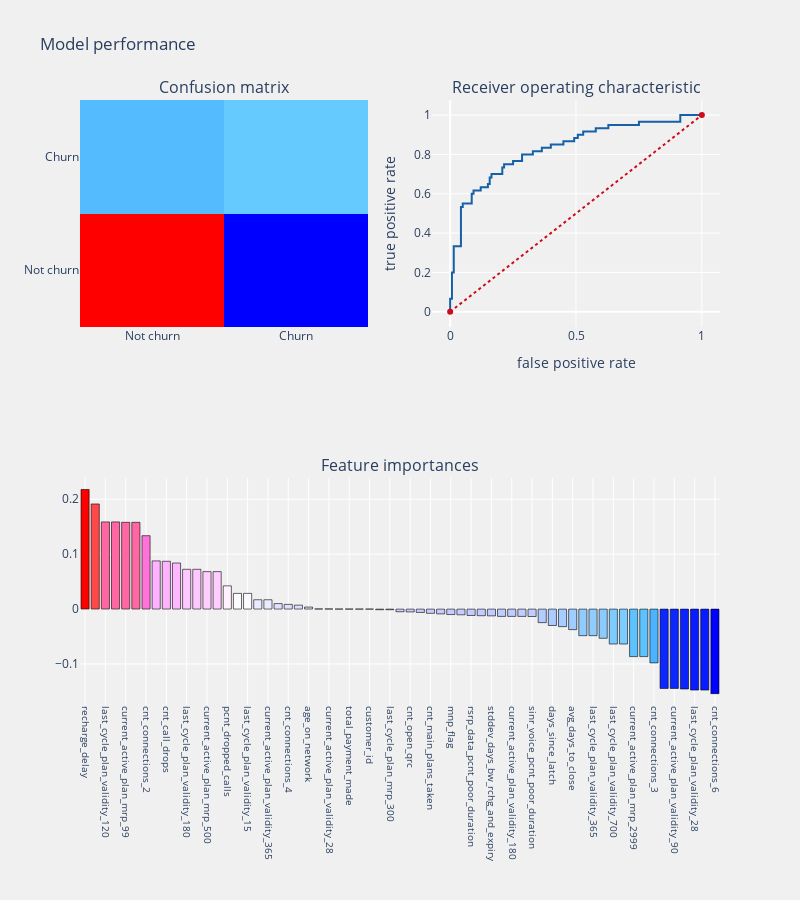

Write notebook code for a chart like this one.
### Markdown cell above
# Logistic Regression

### Code cell
from sklearn.linear_model import LogisticRegression

#Baseline model        
logit = LogisticRegression(C=1.0, class_weight=None, dual=False, fit_intercept=True,
                           intercept_scaling=1, max_iter=100, multi_class='ovr', n_jobs=1,
                           penalty='l2', random_state=None, solver='liblinear', tol=0.0001,
                           verbose=0, warm_start=False)

telecom_churn_prediction(logit, x_train, x_test, y_train, y_test, "coefficients", threshold_plot=True)

### Figure 1 — Plotly figure (JSON) as saved in the notebook; plotly's stock layout.template omitted (floating-point values rounded to 4 significant figures)
{"data": [{"colorscale": [[0, "rgb(0,0,255)"], [0.1, "rgb(51,153,255)"], [0.2, "rgb(102,204,255)"], [0.3, "rgb(153,204,255)"], [0.4, "rgb(204,204,255)"], [0.5, "rgb(255,255,255)"], [0.6, "rgb(255,204,255)"], [0.7, "rgb(255,153,255)"], [0.8, "rgb(255,102,204)"], [0.9, "rgb(255,102,102)"], [1, "rgb(255,0,0)"]], "name": "Confusion matrix", "showscale": false, "type": "heatmap", "x": ["Not churn", "Churn"], "xaxis": "x", "y": ["Not churn", "Churn"], "yaxis": "y", "z": [[133, 7], [28, 32]]}, {"line": {"color": "rgb(22, 96, 167)", "width": 2}, "name": "Roc: 0.7416666666666666", "type": "scatter", "x": [0, 0, 0, 0.007143, 0.007143, 0.01429, 0.01429, 0.04286, 0.04286, 0.05, 0.05, 0.08571, 0.08571, 0.09286, 0.09286, 0.1214, 0.1214, 0.15, 0.15, 0.1571, 0.1571, 0.1643, 0.1643, 0.2071, 0.2071, 0.2143, 0.2143, 0.25, 0.25, 0.2857, 0.2857, 0.3286, 0.3286, 0.3643, 0.3643, 0.4, 0.4, 0.45, 0.45, 0.4929, 0.4929, 0.5071, 0.5071, 0.5286, 0.5286, 0.5786, 0.5786, 0.6286, 0.6286, 0.75, 0.75, 0.9143, 0.9143, 1], "xaxis": "x2", "y": [0, 0.01667, 0.06667, 0.06667, 0.2, 0.2, 0.3333, 0.3333, 0.5333, 0.5333, 0.55, 0.55, 0.6, 0.6, 0.6167, 0.6167, 0.6333, 0.6333, 0.65, 0.65, 0.6833, 0.6833, 0.7, 0.7, 0.7333, 0.7333, 0.75, 0.75, 0.7667, 0.7667, 0.8, 0.8, 0.8167, 0.8167, 0.8333, 0.8333, 0.85, 0.85, 0.8667, 0.8667, 0.8833, 0.8833, 0.9, 0.9, 0.9167, 0.9167, 0.9333, 0.9333, 0.95, 0.95, 0.9667, 0.9667, 1, 1], "yaxis": "y2"}, {"line": {"color": "rgb(205, 12, 24)", "dash": "dot", "width": 2}, "type": "scatter", "x": [0, 1], "xaxis": "x2", "y": [0, 1], "yaxis": "y2"}, {"marker": {"color": [0.2178, 0.1914, 0.1587, 0.1587, 0.158, 0.158, 0.1336, 0.0877, 0.08702, 0.08382, 0.07242, 0.07242, 0.06819, 0.06819, 0.04225, 0.02856, 0.02856, 0.01692, 0.01692, 0.009938, 0.008528, 0.007119, 0.003643, 0.0002812, 0.0002812, 4.151e-05, -5.986e-07, -4.165e-05, -7.558e-05, -0.001177, -0.001177, -0.004911, -0.005209, -0.006163, -0.007817, -0.008771, -0.009988, -0.01047, -0.01169, -0.01212, -0.01243, -0.01337, -0.01337, -0.01337, -0.01357, -0.02471, -0.02991, -0.03198, -0.03747, -0.04844, -0.04844, -0.05324, -0.06364, -0.06364, -0.08656, -0.08656, -0.09801, -0.1445, -0.1445, -0.1456, -0.1475, -0.1475, -0.154], "colorscale": [[0, "rgb(0,0,255)"], [0.1, "rgb(51,153,255)"], [0.2, "rgb(102,204,255)"], [0.3, "rgb(153,204,255)"], [0.4, "rgb(204,204,255)"], [0.5, "rgb(255,255,255)"], [0.6, "rgb(255,204,255)"], [0.7, "rgb(255,153,255)"], [0.8, "rgb(255,102,204)"], [0.9, "rgb(255,102,102)"], [1, "rgb(255,0,0)"]], "line": {"color": "black", "width": 0.6}}, "name": "coefficients", "type": "bar", "x": ["recharge_delay", "cnt_connections_1", "last_cycle_plan_validity_120", "last_cycle_plan_mrp_500", "current_active_plan_mrp_99", "current_active_plan_validity_15", "cnt_connections_2", "cnt_connections_5", "cnt_call_drops", "ownership", "last_cycle_plan_validity_180", "last_cycle_plan_mrp_999", "current_active_plan_mrp_500", "current_active_plan_validity_120", "pcnt_dropped_calls", "last_cycle_plan_mrp_99", "last_cycle_plan_validity_15", "current_active_plan_mrp_1500", "current_active_plan_validity_365", "rsrp_voice_pcnt_poor_duration", "cnt_connections_4", "sinr_data_pcnt_poor_duration", "age_on_network", "current_active_plan_mrp_128", "current_active_plan_validity_28", "total_main_plans_mrp", "total_payment_made", "total_addon_plans_mrp", "customer_id", "last_cycle_plan_validity_90", "last_cycle_plan_mrp_300", "cnt_rchg_offline", "cnt_open_qrc", "cnt_rchg_on_or_before_expiry", "cnt_main_plans_taken", "mean_cqi_voice_pcnt_poor_duration", "mnp_flag", "cnt_addon_plans_taken", "rsrp_data_pcnt_poor_duration", "cnt_rchg_after_expiry", "stddev_days_bw_rchg_and_expiry", "current_active_plan_mrp_999", "current_active_plan_validity_180", "cnt_rchg_online", "sinr_voice_pcnt_poor_duration", "cnt_connections_7", "days_since_latch", "avg_days_bw_rchg_and_expiry", "avg_days_to_close", "last_cycle_plan_mrp_1500", "last_cycle_plan_validity_365", "activation_plan_code", "last_cycle_plan_validity_700", "last_cycle_plan_mrp_2999", "current_active_plan_mrp_2999", "current_active_plan_validity_700", "cnt_connections_3", "current_active_plan_mrp_300", "current_active_plan_validity_90", "cnt_connections_8", "last_cycle_plan_validity_28", "last_cycle_plan_mrp_128", "cnt_connections_6"], "xaxis": "x3", "y": [0.2178, 0.1914, 0.1587, 0.1587, 0.158, 0.158, 0.1336, 0.0877, 0.08702, 0.08382, 0.07242, 0.07242, 0.06819, 0.06819, 0.04225, 0.02856, 0.02856, 0.01692, 0.01692, 0.009938, 0.008528, 0.007119, 0.003643, 0.0002812, 0.0002812, 4.151e-05, -5.986e-07, -4.165e-05, -7.558e-05, -0.001177, -0.001177, -0.004911, -0.005209, -0.006163, -0.007817, -0.008771, -0.009988, -0.01047, -0.01169, -0.01212, -0.01243, -0.01337, -0.01337, -0.01337, -0.01357, -0.02471, -0.02991, -0.03198, -0.03747, -0.04844, -0.04844, -0.05324, -0.06364, -0.06364, -0.08656, -0.08656, -0.09801, -0.1445, -0.1445, -0.1456, -0.1475, -0.1475, -0.154], "yaxis": "y3"}], "layout": {"annotations": [{"font": {"size": 16}, "showarrow": false, "text": "Confusion matrix", "x": 0.225, "xanchor": "center", "xref": "paper", "y": 1, "yanchor": "bottom", "yref": "paper"}, {"font": {"size": 16}, "showarrow": false, "text": "Receiver operating characteristic", "x": 0.775, "xanchor": "center", "xref": "paper", "y": 1, "yanchor": "bottom", "yref": "paper"}, {"font": {"size": 16}, "showarrow": false, "text": "Feature importances", "x": 0.5, "xanchor": "center", "xref": "paper", "y": 0.375, "yanchor": "bottom", "yref": "paper"}], "autosize": false, "height": 900, "margin": {"b": 195}, "paper_bgcolor": "rgba(240,240,240, 0.95)", "plot_bgcolor": "rgba(240,240,240, 0.95)", "showlegend": false, "title": {"text": "Model performance"}, "width": 800, "xaxis": {"anchor": "y", "domain": [0, 0.45]}, "xaxis2": {"anchor": "y2", "domain": [0.55, 1], "title": {"text": "false positive rate"}}, "xaxis3": {"anchor": "y3", "domain": [0, 1], "showgrid": true, "tickangle": 90, "tickfont": {"size": 10}}, "yaxis": {"anchor": "x", "domain": [0.625, 1]}, "yaxis2": {"anchor": "x2", "domain": [0.625, 1], "title": {"text": "true positive rate"}}, "yaxis3": {"anchor": "x3", "domain": [0, 0.375]}}}
